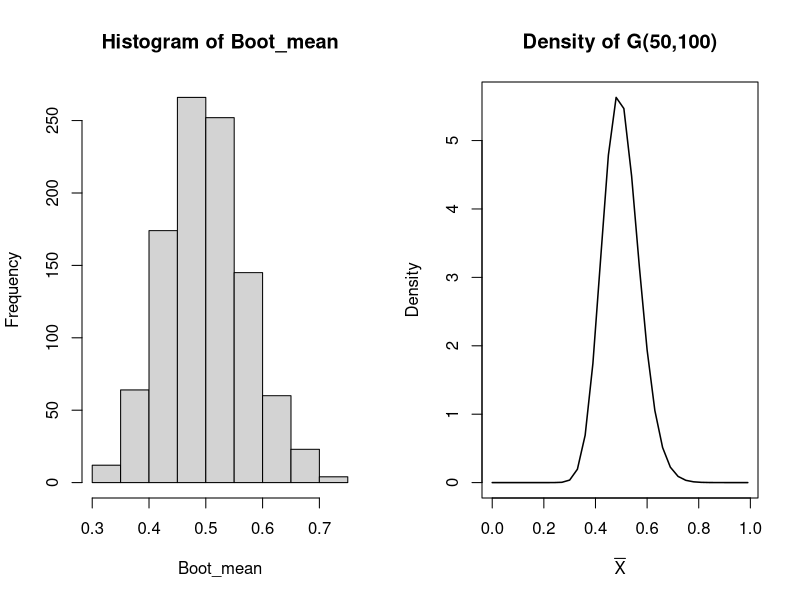

Source code (R):
n=50
x=rexp(n,2)
theta_h=1/mean(x)
B=1000
Boot_mean={}

for(i in 1:B)
{
x_b=rexp(n,theta_h)
Boot_mean[i]=mean(x_b)
}

par(mfrow=c(1,2))
hist(Boot_mean)
xseq=seq(0,1,0.03)
Xbpdf=dgamma(xseq,1*n,n*2)
plot(xseq,Xbpdf,type="l",xlab=expression(bar(X)),ylab = "Density",main = "Density of G(50,100)",lwd=1.5)
